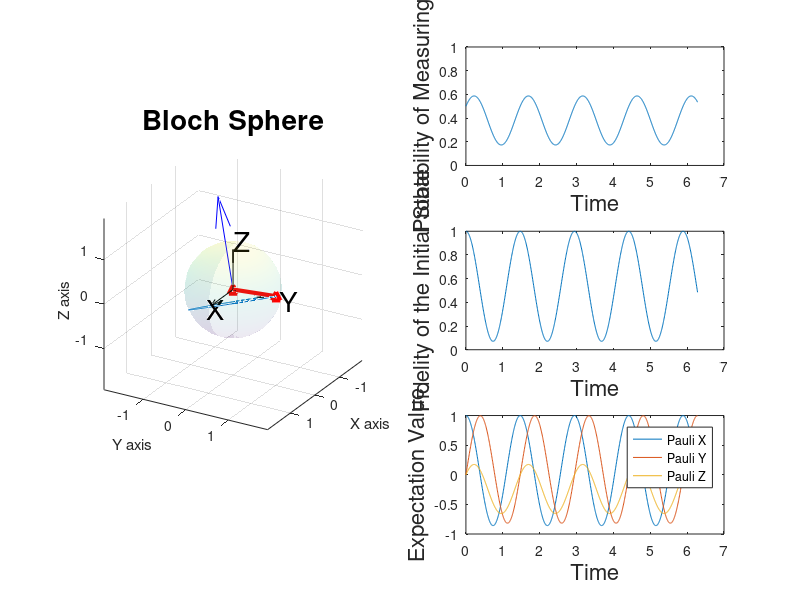

This figure's MATLAB source:
% Initial state
global psi_0;
psi_0 = [1/sqrt(2); 1/sqrt(2)];

% Magnetic field
B = [rand()*4 - 2, rand()*4 - 2, rand()*4 - 2];

% Pauli matrices
sigma_x = [0, 1; 1, 0];
sigma_y = [0, -1i; 1i, 0];
sigma_z = [1, 0; 0, -1];

% Hamiltonian
global H;
H = B(1)*sigma_x + B(2)*sigma_y + B(3)*sigma_z;

% Time evolution unitary operator
function U = U(t)
  global H;
  U = expm(-1i*t*H);
end

% The quantum state
function psi = psi(t)
  global psi_0;
  psi = U(t)*psi_0;
end

% Get bloch vector of state
function [theta, phi] = toBloch(state)
  theta = 2 * acos(min(abs(state(1)), 1));
  phi = angle(state(2)) - angle(state(1));
end

% Convert spherical coords to cartesian coords
function [x, y, z] = sphericalToCartesian(theta, phi)
  x = cos(phi)*sin(theta);
  y = sin(phi)*sin(theta);
  z = cos(theta);
end


% Build arrays of all important values for every time t
t = linspace(0, 2*pi, 1000);

for i = 1:length(t)
  t_i = t(i);
  
  state = psi(t_i);
  [theta, phi] = toBloch(state);
  [x_i, y_i, z_i] = sphericalToCartesian(theta, phi);
  
  % Coords of bloch vector
  x(i) = x_i;
  y(i) = y_i;
  z(i) = z_i;
  
  % Probability of measuring a 0
  P(i) = (abs(state(1)))^2;
  
  statedag = state';
  
  % Expectation values of the pauli matrices
  expect_x(i) = statedag*sigma_x*state;
  expect_y(i) = statedag*sigma_y*state;
  expect_z(i) = statedag*sigma_z*state;
  
  % Fidelity of (probability of measuring) initial state
  fidelity(i) = abs(psi_0' * state)^2;
end


% Create plot animation
fig = figure();

% Bloch sphere
subplot(3,2,[1,3,5])
qubit_plot = plot3(x(1), y(1), z(1));
hold on
bloch_vector = plot3([0, x(1)],[0, y(1)],[0, z(1)],'r-^', 'LineWidth',3);
hold on
% Draw axes
quiver3(0, 0, 0, 1, 0, 0, 'Color', 'k');
text(1.1, 0, 0, "X", 'FontSize', 20)
hold on
quiver3(0, 0, 0, 0, 1, 0, 'Color', 'k');
text(0, 1.1, 0, "Y", 'FontSize', 20)
hold on
quiver3(0, 0, 0, 0, 0, 1, 'Color', 'k');
text(0, 0, 1.1, "Z", 'FontSize', 20)
hold on
% Magnetic field
quiver3(0, 0, 0, B(1), B(2), B(3), 'Color', 'b');
hold on
% Draw sphere
[x_s, y_s, z_s] = sphere;
h = surf(x_s, y_s, z_s, 'FaceAlpha', 0.1); 
shading interp

dim_max = max([abs(B(1)), abs(B(2)), abs(B(3)), 1]);
axis([-dim_max, dim_max, -dim_max, dim_max, -dim_max, dim_max])
pbaspect([1, 1, 1])
xlabel("X axis")
ylabel("Y axis")
zlabel("Z axis")
title("Bloch Sphere", 'FontSize', 20)
grid on

view(120, 25)

% Probability plot
subplot(3,2,2)
probPlot = plot(t(1), P(1), '-');
xlabel("Time", 'FontSize', 16)
ylabel("Probability of Measuring 0", 'FontSize', 16)
axis([0, 7, 0, 1])

% Fidelity plot
subplot(3,2,4)
fidelity_plot = plot(t(1), fidelity(1), '-');
xlabel("Time", 'FontSize', 16)
ylabel("Fidelity of the Initial State", 'FontSize', 16)
axis([0, 7, 0, 1])

% Expectation value plot
subplot(3,2,6)
x_plot = plot(t(1), expect_x(1), "DisplayName", "Pauli X", '-');
hold on
y_plot = plot(t(1), expect_y(1), "DisplayName", "Pauli Y", '-');
hold on
z_plot = plot(t(1), expect_z(1), "DisplayName", "Pauli Z", '-');
xlabel("Time", 'FontSize', 16)
ylabel("Expectation Value", 'FontSize', 16)
axis([0, 7, -1, 1])
legend("Pauli X", "Pauli Y", "Pauli Z");

% Animate
for i = 1:length(t)
  set(qubit_plot, 'XData', x(1:i))
  set(qubit_plot, 'YData', y(1:i))
  set(qubit_plot, 'ZData', z(1:i))
  
  set(bloch_vector, 'XData', [0, x(i)])
  set(bloch_vector, 'YData', [0, y(i)])
  set(bloch_vector, 'ZData', [0, z(i)])
  
  set(probPlot, 'YData', P(1:i))
  set(probPlot, 'XData', t(1:i))
  
  set(x_plot, 'YData', expect_x(1:i))
  set(x_plot, 'XData', t(1:i))
  
  set(y_plot, 'YData', expect_y(1:i))
  set(y_plot, 'XData', t(1:i))
  
  set(z_plot, 'YData', expect_z(1:i))
  set(z_plot, 'XData', t(1:i))
  
  set(fidelity_plot, 'YData', fidelity(1:i))
  set(fidelity_plot, 'XData', t(1:i))
  
  pause(0.05)
end